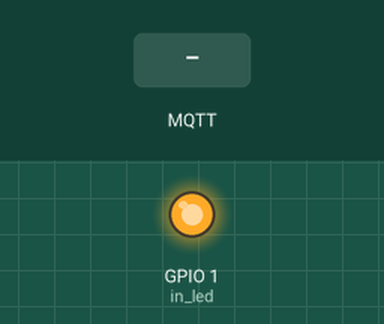
The sketch below on a simulated ESP8266 (NodeMCU). Parts: output pins drawn as LEDs (lit = HIGH). The inputs (shaded band) are chosen by the test bench. WiFi joins after 1.5 s; servers stay silent unless stated; random numbers use the default seed unless the sketch sets one; no MQTT or app messages arrive unless stated; what the sketch prints to the serial monitor is not drawn.

Above: at 2.7 s.
2.8 s: MQTT message "0" arrives on the first subscribed topic
At 4.2 s:
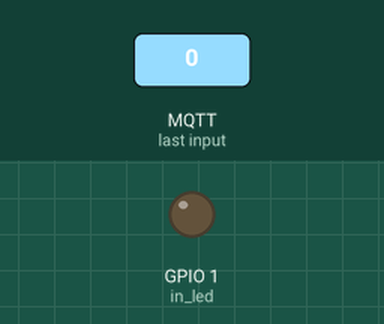
5.0 s: MQTT message "1" arrives on the first subscribed topic
At 7.0 s:
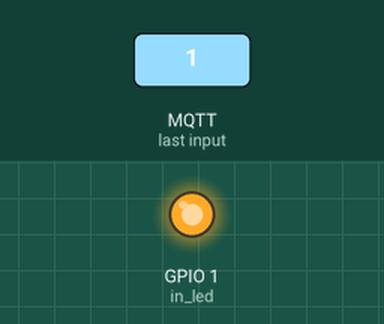
Timing chart, 0 to 8.5 s (numbered marks = the images above; inputs shaded):
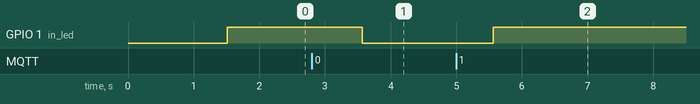

The sketch:

sketch_mqtt_esp8266.ino
```cpp
#include <ESP8266WiFi.h>
#include <PubSubClient.h>

#define wifi_ssid "xxxxxxxx"
#define wifi_password "xxxxxxxx"

#define mqtt_server "soldier.cloudmqtt.com"
#define mqtt_port 18468
#define mqtt_user "xxxxxxxx"
#define mqtt_password "xxxxxxxx"

#define in_topic "test/"
#define out_topic "/light/out"
#define in_led 1

WiFiClient espClient;
PubSubClient client;

void setup() {
  Serial.begin(115200);

  setup_wifi();
  client.setClient(espClient);
  client.setServer(mqtt_server, mqtt_port);
  client.setCallback(callback);
  pinMode(in_led, OUTPUT);
  digitalWrite(in_led, HIGH);
}

void setup_wifi() {
  delay(10);

  Serial.println();
  Serial.print("Connecting to ");
  Serial.println(wifi_ssid);

  WiFi.begin(wifi_ssid, wifi_password);

  while (WiFi.status() != WL_CONNECTED) {
    delay(500);
    Serial.print(".");
  }

  Serial.println("");
  Serial.println("WiFi connected");
  Serial.println("IP address: ");
  Serial.println(WiFi.localIP());
}

void reconnect() {
  while (!client.connected()) {
    Serial.print("Attempting MQTT connection...");

    if (client.connect("ESP8266Client", mqtt_user, mqtt_password)) {
      Serial.println("connected");
    } else {
      Serial.print("failed, rc=");
      Serial.print(client.state());
      Serial.println(" try again in 5 seconds");

      delay(5000);
    }
  }
}

void callback(char* topic, byte* payload, unsigned int length) {
 Serial.print("Message arrived [");
 Serial.print(topic);
 Serial.print("] ");
 for (int i = 0; i < length; i++) {
  char receivedChar = (char)payload[i];
  Serial.print(receivedChar);
  if (receivedChar == '0')
   digitalWrite(in_led, LOW);
  if (receivedChar == '1')
   digitalWrite(in_led, HIGH);
 }
 Serial.println();
}

void loop() {
  if (!client.connected()) {
    reconnect();
  }

  client.loop();
  client.publish(out_topic, String(random(2)).c_str(), true);
  delay(1000);
  client.subscribe(in_topic);
  delay(1000);
}
```

Measured:
- after the input at 2.8 s, GPIO 1 (in_led): HIGH → LOW after 0.77 s
- after the input at 5.0 s, GPIO 1 (in_led): LOW → HIGH after 0.57 s
